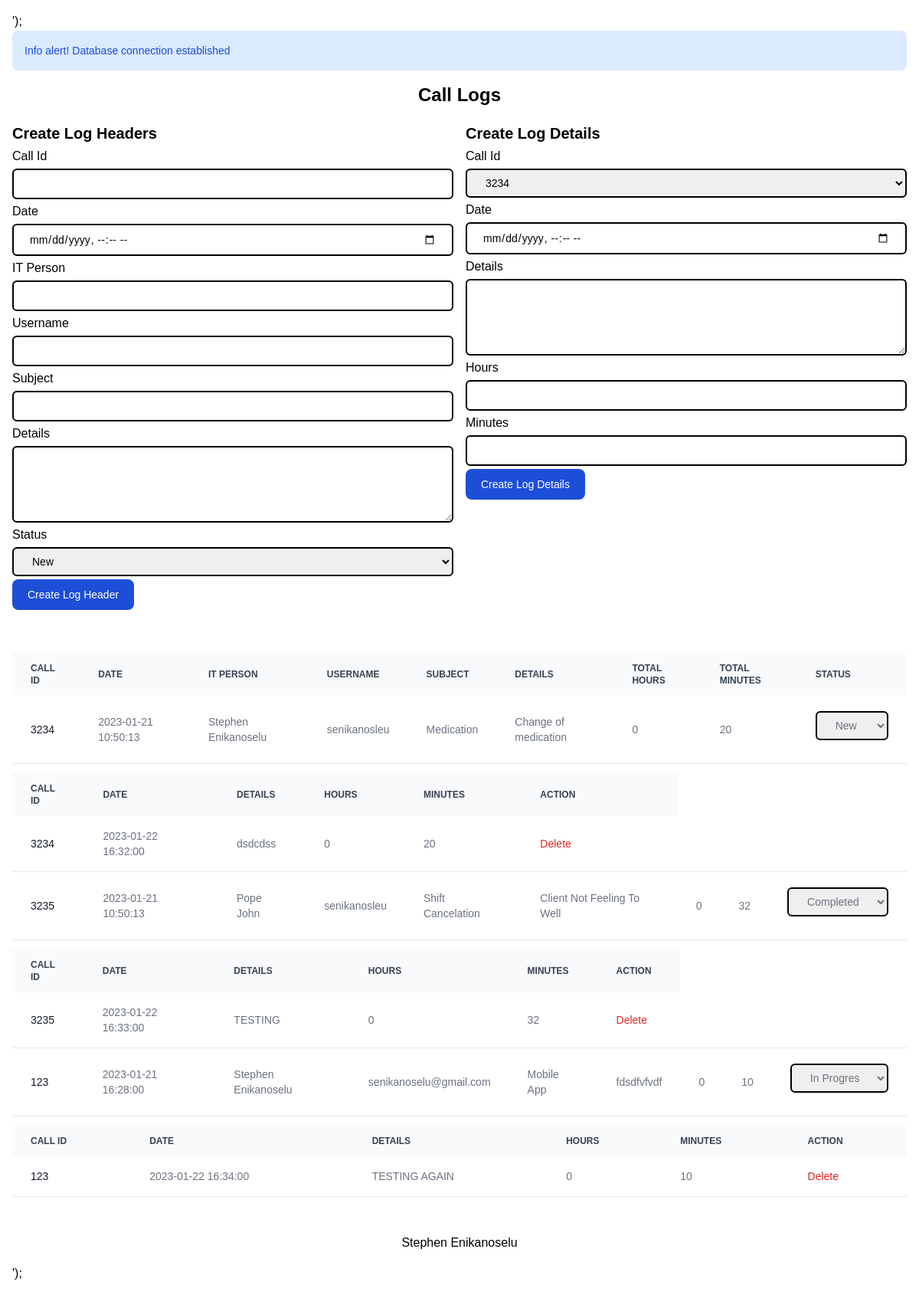
The page / on the database its author committed.
### tables this page shows
CREATE TABLE `call_headers` (
  `id` int(11) NOT NULL AUTO_INCREMENT,
  `callId` int(11) DEFAULT NULL,
  `date` datetime DEFAULT NULL,
  `it_person` char(32) DEFAULT NULL,
  `username` char(32) DEFAULT NULL,
  `subject` char(64) DEFAULT NULL,
  `details` longtext,
  `total_hours` int(11) DEFAULT '0',
  `total_minutes` int(11) DEFAULT '0',
  `status` char(15) DEFAULT NULL,
  `created_at` datetime DEFAULT CURRENT_TIMESTAMP,
  `updated_at` datetime DEFAULT CURRENT_TIMESTAMP,
  `deleted_at` datetime DEFAULT CURRENT_TIMESTAMP,
  PRIMARY KEY (`id`),
  UNIQUE KEY `unique_index` (`callId`)
);

CREATE TABLE `call_details` (
  `id` int(11) NOT NULL AUTO_INCREMENT,
  `callId` int(10) unsigned DEFAULT NULL,
  `date` datetime DEFAULT NULL,
  `details` longtext,
  `hours` int(11) DEFAULT NULL,
  `minutes` int(11) DEFAULT NULL,
  `updated_at` datetime DEFAULT CURRENT_TIMESTAMP,
  `created_at` datetime DEFAULT CURRENT_TIMESTAMP,
  `deleted_at` datetime DEFAULT CURRENT_TIMESTAMP,
  PRIMARY KEY (`id`),
  UNIQUE KEY `unique_index` (`callId`)
);

### db.php (called while the page is built, shortened)
<?php
$mysqli = new mysqli('127.0.0.1', 'root', '', 'call_logs', 3306, 'mysql');
$sql = "SELECT * FROM call_headers;";
$callLogsHeaderResults = mysqli_query($mysqli, $sql);
$sqlCallDetails = "SELECT * FROM call_details;";
$callLogsDetailsResults = mysqli_query($mysqli, $sqlCallDetails);
$logHeaders = [];
$logDetails = [];
while ($callLogs = mysqli_fetch_array($callLogsHeaderResults)) {
    $logHeaders[] = [
        'callId' => $callLogs['callId'],
        'date' => $callLogs['date'],
        'it_person' => $callLogs['it_person'],
        'username' => $callLogs['username'],
        'subject' => $callLogs['subject'],
        'details' => $callLogs['details'],
        'total_hours' => $callLogs['total_hours'],
        'total_minutes' => $callLogs['total_minutes'],
        'status' => $callLogs['status']
    ];
}
while ($callDetails = mysqli_fetch_array($callLogsDetailsResults)) {
    $logDetails[] = [
        'id' => $callDetails['id'],
        'callId' => $callDetails['callId'],
        'date' => $callDetails['date'],
        'details' => $callDetails['details'],
        'hours' => $callDetails['hours'],
        'minutes' => $callDetails['minutes']
    ];
}
?>

### create_log_headers.php (called while the page is built, shortened)
<?php
include('db.php');
?>

### view/call_logs.html.php (the view, shortened to what this page needs)
<?php
if (isset($_SESSION['success'])) {
    echo "
    <div class='p-4 mb-4 text-sm text-blue-700 bg-blue-100 rounded-lg dark:bg-gray-800 dark:text-blue-400' role='alert'>
      <span class='font-medium'>Info alert!</span> $_SESSION[success]
    </div>
    ";
}
?>
<header>
    <h1 class="font-bold text-2xl text-center">
        Call Logs
    </h1>
</header>
<?php include "create_logs.html.php"; ?>
<div class="py-5">
    <?php
    echo "<table class='w-full text-sm text-left text-gray-500 dark:text-gray-400'>
  <thead class='text-xs text-gray-700 uppercase bg-gray-50 dark:bg-gray-700 dark:text-gray-400'>
    <tr>
      <th scope='col' class='px-6 py-3'>Call Id</th>
      <th scope='col' class='px-6 py-3'>Date</th>
      <th scope='col' class='px-6 py-3'>IT Person</th>
      <th scope='col' class='px-6 py-3'>Username</th>
      <th scope='col' class='px-6 py-3'>Subject</th>
      <th scope='col' class='px-6 py-3'>Details</th>
      <th scope='col' class='px-6 py-3'>Total Hours</th>
      <th scope='col' class='px-6 py-3'>Total Minutes</th>
      <th scope='col' class='px-6 py-3'>Status</th>
    </tr>
  </thead>";
    echo '<tbody>';
    foreach ($logHeaders as $index => $logHeader) {
        echo '<tr class="bg-white border-b dark:bg-gray-900 dark:border-gray-700">';
        echo '<td class="px-6 py-4 font-medium text-gray-900 whitespace-nowrap dark:text-white" id="callLogHeaderId">' . $logHeader['callId'] . '</td>';
        echo '<td class="px-6 py-4">' . $logHeader['date'] . '</td>';
        echo '<td class="px-6 py-4">' . $logHeader['it_person'] . '</td>';
        echo '<td class="px-6 py-4">' . $logHeader['username'] . '</td>';
        echo '<td class="px-6 py-4">' . $logHeader['subject'] . '</td>';
        echo '<td class="px-6 py-4">' . $logHeader['details'] . '</td>';
        echo '<td class="px-6 py-4" id="hours">' . $logHeader['total_hours'] . '</td>';
        echo '<td class="px-6 py-4" id="minutes">' . $logHeader['total_minutes'] . '</td>';
        echo '<td class="px-6 py-4">';
        echo "<form method='post' action='update_call_log_header_status.php' id='update_status-$index'>";
        echo "<select name='status' id='callLogHeaderstatus-$index' onchange='selChange($index)'
                        class='block py-2 px-5 px-0 w-full text-sm border-2 border-black rounded-md mt-1' required>";
        echo "<option value='New' " . ($logHeader['status'] == 'New' ? "selected='selected'" : '') . ">New</option>";
        echo "<option value='In Progress' " . ($logHeader['status'] == 'In Progress' ? "selected='selected'" : '') . ">In Progress</option>";
        echo "<option value='Completed' " . ($logHeader['status'] == 'Completed' ? "selected='selected'" : '') . ">Completed</option>";
        echo '</select>';
        echo '</form>';
        echo '</td>';
        echo '</tr>';
        echo '</tbody>';
        foreach ($logDetails as $logDetail) {
            if ($logDetail['callId'] === $logHeader['callId']) {
                echo "<table class='w-full text-sm text-left text-gray-500 dark:text-gray-400 my-3'>
                      <thead class='text-xs text-gray-700 uppercase bg-gray-50 dark:bg-gray-700 dark:text-gray-400'>
                        <tr>
                          <th scope='col' class='px-6 py-3'>Call Id</th>
                          <th scope='col' class='px-6 py-3'>Date</th>
                          <th scope='col' class='px-6 py-3'>Details</th>
                          <th scope='col' class='px-6 py-3'>Hours</th>
                          <th scope='col' class='px-6 py-3'>Minutes</th>
                          <th scope='col' class='px-6 py-3'>Action</th>
                        </tr>
                      </thead>";
                echo '<tbody>';
                echo '<tr class="bg-white border-b dark:bg-gray-800 dark:border-gray-600">';
                echo '<td class="px-6 py-4 font-medium text-gray-900 whitespace-nowrap dark:text-white">' . $logDetail['callId'] . '</td>';
                echo '<td class="px-6 py-4">' . $logDetail['date'] . '</td>';
                echo '<td class="px-6 py-4">' . $logDetail['details'] . '</td>';
                echo '<td class="px-6 py-4">' . $logDetail['hours'] . '</td>';
                echo '<td class="px-6 py-4">' . $logDetail['minutes'] . '</td>';
                echo "<td class='px-6 py-4'>
                <a href='delete.php?id=$logDetail[id]&hours=$logDetail[hours]&minutes=$logDetail[minutes]&callId=$logDetail[callId] ' class='text-red-600'>
                    Delete
                </a>
                </td>";
            }
        }
    }
    echo '</tbody>';
    echo "</table>";
    echo "</table>";
    ?>
</div>

### index.php
<?php include 'db.php'; ?>
<?php include 'create_log_headers.php'; ?>
<?php echo file_get_contents("view/header.html.php"); ?>
<?php include "./view/call_logs.html.php"; ?>
<?php echo file_get_contents("view/footer.html.php"); ?>

### view/create_logs.html.php (shortened to what this page needs)
<div class="flex justify-between space-x-4 my-5">
    <form method="post" action="create_log_headers.php" class="w-1/2">
        <label class="font-semibold text-xl mb-4">Create Log Headers</label>
        <div class="relative z-0 w-full my-1 group">
            <label>Call Id</label>
            <input type="number" name="callId" id="callId"
                   class="block py-2 px-5 px-0 w-full text-sm border-2 border-black rounded-md mt-1"
                   placeholder="" required/>
        </div>
        <div class="relative z-0 w-full mb-1 group">
            <label>Date</label>
            <input type="datetime-local" name="date" id="date"
                   class="block py-2 px-5 px-0 w-full text-sm border-2 border-black rounded-md mt-1"
                   placeholder=" Date" required/>
        </div>
        <div class="relative z-0 w-full mb-1 group">
            <label>IT Person</label>
            <input type="text" name="it_person" id="it_person"
                   class="block py-2 px-5 px-0 w-full text-sm border-2 border-black rounded-md mt-1"
                   placeholder=" " required/>
        </div>
        <div class="relative z-0 w-full mb-1 group">
            <label>Username</label>
            <input type="text" name="user_name" id="user_name"
                   class="block py-2 px-5 px-0 w-full text-sm border-2 border-black rounded-md mt-1"
                   placeholder=" " required/>
        </div>
        <div class="relative z-0 w-full mb-1 group">
            <label>Subject</label>
            <input type="text" name="subject" id="subject"
                   class="block py-2 px-5 px-0 w-full text-sm border-2 border-black rounded-md mt-1"
                   placeholder=" "/>
        </div>
        <div class="relative z-0 w-full mb-1 group">
            <label>Details</label>
            <textarea id="w3review" name="details" rows="4" cols="50"
                      class="block py-2 px-5 px-0 w-full text-sm border-2 border-black rounded-md mt-1" required>
            </textarea>
        </div>
        <div class="relative z-0 w-full mb-1 group">
            <label>Status</label>
            <select name="status" id="status"
                    class="block py-2 px-5 px-0 w-full text-sm border-2 border-black rounded-md mt-1" required>
                <option value="New">New</option>
            </select>
        </div>
        <button type="submit"
                class="text-white bg-blue-700 hover:bg-blue-800 focus:ring-4 focus:outline-none focus:ring-blue-300 font-medium rounded-lg text-sm w-full sm:w-auto px-5 py-2.5 text-center dark:bg-blue-600 dark:hover:bg-blue-700 dark:focus:ring-blue-800">
            Create Log Header
        </button>
    </form>
    <form method="post" action="create_log_details.php" class="w-1/2">
        <label class="font-semibold text-xl mb-4">Create Log Details</label>
        <div class="relative z-0 w-full my-1 group">
            <label>Call Id</label>
            <select name="callId" id="callId"
                    class="block py-2 px-5 px-0 w-full text-sm border-2 border-black rounded-md mt-1">
                <?php
                if (!empty($logHeaders)) {
                    foreach ($logHeaders as $logHeader) {
                        echo "<option value=$logHeader[callId]>$logHeader[callId]</option>";
                    }
                }
                ?>
            </select>
        </div>
        <div class="relative z-0 w-full mb-1 group">
            <label>Date</label>
            <input type="datetime-local" name="date" id="date"
                   class="block py-2 px-5 px-0 w-full text-sm border-2 border-black rounded-md mt-1"
                   placeholder=" Date" required/>
        </div>
        <div class="relative z-0 w-full mb-1 group">
            <label>Details</label>
            <textarea id="w3review" name="details" rows="4" cols="50"
                      class="block py-2 px-5 px-0 w-full text-sm border-2 border-black rounded-md mt-1" required>
            </textarea>
        </div>
        <div class="relative z-0 w-full mb-1 group">
            <label>Hours</label>
            <input type="number" name="hours" id="hours" max="24"
                   class="block py-2 px-5 px-0 w-full text-sm border-2 border-black rounded-md mt-1"
                   placeholder="" required/>
        </div>
        <div class="relative z-0 w-full mb-1 group">
            <label>Minutes</label>
            <input type="number" name="minutes" id="minutes" max="59"
                   class="block py-2 px-5 px-0 w-full text-sm border-2 border-black rounded-md mt-1"
                   placeholder="" required/>
        </div>
        <button type="submit"
                class="text-white bg-blue-700 hover:bg-blue-800 focus:ring-4 focus:outline-none focus:ring-blue-300 font-medium rounded-lg text-sm w-full sm:w-auto px-5 py-2.5 text-center dark:bg-blue-600 dark:hover:bg-blue-700 dark:focus:ring-blue-800">
            Create Log Details
        </button>
    </form>
</div>

### rows shown on the page
call_headers: callId "3234", date "2023-01-21 10:50:13", it_person "Stephen Enikanoselu", username "senikanosleu", subject "Medication", details "Change of medication", total_hours "0", total_minutes "20", status "New"
call_details: callId "3234", date "2023-01-22 16:32:00", details "dsdcdss", hours "0", minutes "20"
call_headers: callId "3235", date "2023-01-21 10:50:13", it_person "Pope John", username "senikanosleu", subject "Shift Cancelation", details "Client Not Feeling To Well", total_hours "0", total_minutes "32", status "Completed"
call_details: callId "3235", date "2023-01-22 16:33:00", details "TESTING", hours "0", minutes "32"
call_headers: callId "123", date "2023-01-21 16:28:00", it_person "Stephen Enikanoselu", username "senikanoselu@gmail.com", subject "Mobile App", details "fdsdfvfvdf", total_hours "0", total_minutes "10", status "In Progress"
call_details: callId "123", date "2023-01-22 16:34:00", details "TESTING AGAIN", hours "0", minutes "10"

### other values the page prints
$_SESSION[success] "Database connection established"
file_get_contents("view/footer.html.php") "Stephen Enikanoselu"
form field callId "3234"
